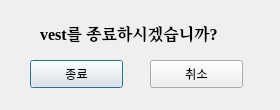
<?xml version="1.0" encoding="UTF-8"?>
<ui version="4.0">
 <class>exit_dialog</class>
 <widget class="QDialog" name="exit_dialog">
  <property name="geometry">
   <rect>
    <x>0</x>
    <y>0</y>
    <width>280</width>
    <height>110</height>
   </rect>
  </property>
  <property name="windowTitle">
   <string>Dialog</string>
  </property>
  <widget class="QLabel" name="program_name">
   <property name="geometry">
    <rect>
     <x>40</x>
     <y>20</y>
     <width>191</width>
     <height>25</height>
    </rect>
   </property>
   <property name="font">
    <font>
     <family>Georgia</family>
     <pointsize>12</pointsize>
     <weight>75</weight>
     <bold>true</bold>
    </font>
   </property>
   <property name="text">
    <string>vest를 종료하시겠습니까?</string>
   </property>
  </widget>
  <widget class="QPushButton" name="exit_btn">
   <property name="geometry">
    <rect>
     <x>30</x>
     <y>60</y>
     <width>93</width>
     <height>28</height>
    </rect>
   </property>
   <property name="text">
    <string>종료</string>
   </property>
  </widget>
  <widget class="QPushButton" name="cancel_btn">
   <property name="geometry">
    <rect>
     <x>150</x>
     <y>60</y>
     <width>93</width>
     <height>28</height>
    </rect>
   </property>
   <property name="text">
    <string>취소</string>
   </property>
  </widget>
 </widget>
 <resources/>
 <connections/>
</ui>
